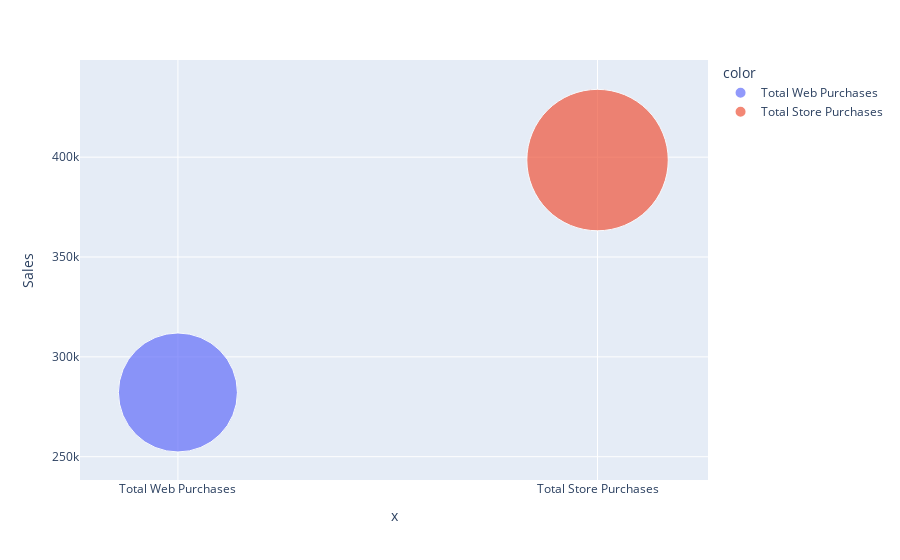
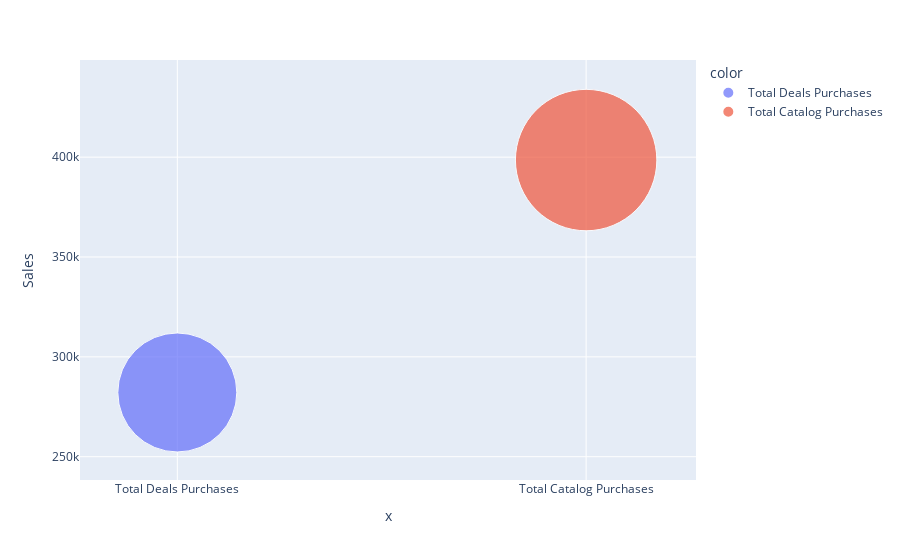

The code cell stored with these charts, in order, in its notebook:
### Markdown cell above
## Sales Channels Analysis

### Code cell
# Customer Purchasing channels and their effectiveness. 
'''
# Analysis: 
- It can be said that instore sales are higher than sales through company website
- Catalogs seem to be more effective in bringing in customers to stores

Note that in the absence of breakdown of sales by channel,this analysis has used the ratio of web purchases 
to stores purchases to determine the sales.
'''

df = wine_data[['MntWines','NumWebPurchases','NumDealsPurchases','NumCatalogPurchases','NumStorePurchases']]
web_store_total_purchases = df['NumWebPurchases'] + df['NumStorePurchases']
deal_catalog_total_purchases = df['NumDealsPurchases'] + df['NumCatalogPurchases']

df['WebSales'] = df['MntWines'] * df['NumWebPurchases'] / (web_store_total_purchases)
df['StoreSales'] = df['MntWines'] * df['NumStorePurchases'] / (web_store_total_purchases)
df['DealsSales'] = df['MntWines'] * df['NumDealsPurchases'] / (deal_catalog_total_purchases)
df['CatalogSales'] = df['MntWines'] * df['NumCatalogPurchases'] / (deal_catalog_total_purchases)

df_webstore = pd.DataFrame({
    'Sales': [df['WebSales'].sum().round(), 
              df['StoreSales'].sum().round()]
})

df_dealcat = pd.DataFrame({
    'Sales': [df['DealsSales'].sum().round(), 
              df['CatalogSales'].sum().round()]
})
'''
# Pie chart code
fig = px.pie(df_new, 
             names=['Total Web Purchases','Total Deals Purchases',
                    'Total Catalog Purchases',
                    'Total Store Purchases'], 
             values='Sales',
             color_discrete_sequence=px.colors.sequential.Sunsetdark_r,
             title='Customer Purchasing channels')

fig.update_traces(textposition='inside', 
                  text=['$' + str(price) for price in df_new.Sales.values],
                  textinfo='text+label+percent')
'''
fig = px.scatter(df_webstore, 
                 x=['Total Web Purchases','Total Store Purchases'], 
                 color=['Total Web Purchases','Total Store Purchases'], 
                 y='Sales', size='Sales', size_max=100)

fig1 = px.scatter(df_webstore, 
                 x=['Total Deals Purchases','Total Catalog Purchases'], 
                 color=['Total Deals Purchases','Total Catalog Purchases'], 
                 y='Sales', size='Sales', size_max=100)
fig.show()
fig1.show()

### Figure 1 — Plotly figure (JSON) as saved in the notebook; plotly's stock layout.template omitted (floating-point values rounded to 4 significant figures)
{"data": [{"hovertemplate": "color=Total Web Purchases<br>x=%{x}<br>Sales=%{marker.size}<extra></extra>", "legendgroup": "Total Web Purchases", "marker": {"color": "#636efa", "size": [282161], "sizemode": "area", "sizeref": 39.85, "symbol": "circle"}, "mode": "markers", "name": "Total Web Purchases", "orientation": "v", "showlegend": true, "type": "scatter", "x": ["Total Web Purchases"], "xaxis": "x", "y": [282161], "yaxis": "y"}, {"hovertemplate": "color=Total Store Purchases<br>x=%{x}<br>Sales=%{marker.size}<extra></extra>", "legendgroup": "Total Store Purchases", "marker": {"color": "#EF553B", "size": [398547], "sizemode": "area", "sizeref": 39.85, "symbol": "circle"}, "mode": "markers", "name": "Total Store Purchases", "orientation": "v", "showlegend": true, "type": "scatter", "x": ["Total Store Purchases"], "xaxis": "x", "y": [398547], "yaxis": "y"}], "layout": {"autosize": true, "legend": {"itemsizing": "constant", "title": {"text": "color"}, "tracegroupgap": 0}, "margin": {"t": 60}, "xaxis": {"anchor": "y", "autorange": true, "domain": [0, 1], "range": [-0.2685, 1.304], "title": {"text": "x"}, "type": "category"}, "yaxis": {"anchor": "x", "autorange": true, "domain": [0, 1], "range": [110100.0, 598500.0], "title": {"text": "Sales"}, "type": "linear"}}}

### Figure 2 — Plotly figure (JSON) as saved in the notebook; plotly's stock layout.template omitted (floating-point values rounded to 4 significant figures)
{"data": [{"hovertemplate": "color=Total Deals Purchases<br>x=%{x}<br>Sales=%{marker.size}<extra></extra>", "legendgroup": "Total Deals Purchases", "marker": {"color": "#636efa", "size": [282161], "sizemode": "area", "sizeref": 39.85, "symbol": "circle"}, "mode": "markers", "name": "Total Deals Purchases", "orientation": "v", "showlegend": true, "type": "scatter", "x": ["Total Deals Purchases"], "xaxis": "x", "y": [282161], "yaxis": "y"}, {"hovertemplate": "color=Total Catalog Purchases<br>x=%{x}<br>Sales=%{marker.size}<extra></extra>", "legendgroup": "Total Catalog Purchases", "marker": {"color": "#EF553B", "size": [398547], "sizemode": "area", "sizeref": 39.85, "symbol": "circle"}, "mode": "markers", "name": "Total Catalog Purchases", "orientation": "v", "showlegend": true, "type": "scatter", "x": ["Total Catalog Purchases"], "xaxis": "x", "y": [398547], "yaxis": "y"}], "layout": {"autosize": true, "legend": {"itemsizing": "constant", "title": {"text": "color"}, "tracegroupgap": 0}, "margin": {"t": 60}, "xaxis": {"anchor": "y", "autorange": true, "domain": [0, 1], "range": [-0.2759, 1.313], "title": {"text": "x"}, "type": "category"}, "yaxis": {"anchor": "x", "autorange": true, "domain": [0, 1], "range": [110100.0, 598500.0], "title": {"text": "Sales"}, "type": "linear"}}}
